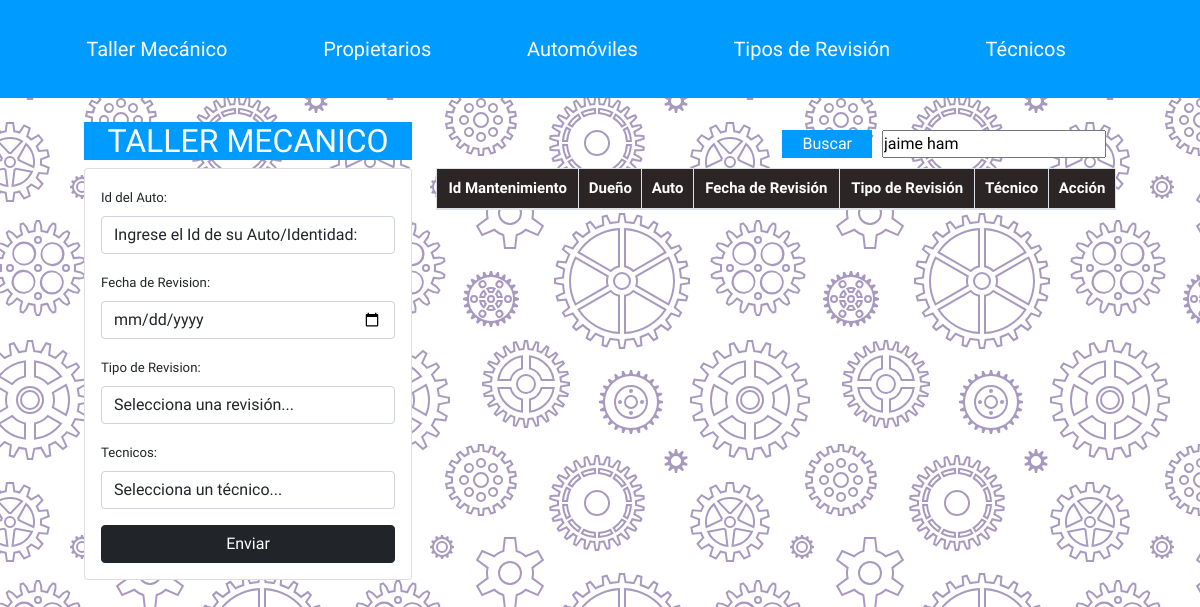
Before: /taller_mecanico/buscar_index.php?busqueda=Jaime Ham with the older database file.
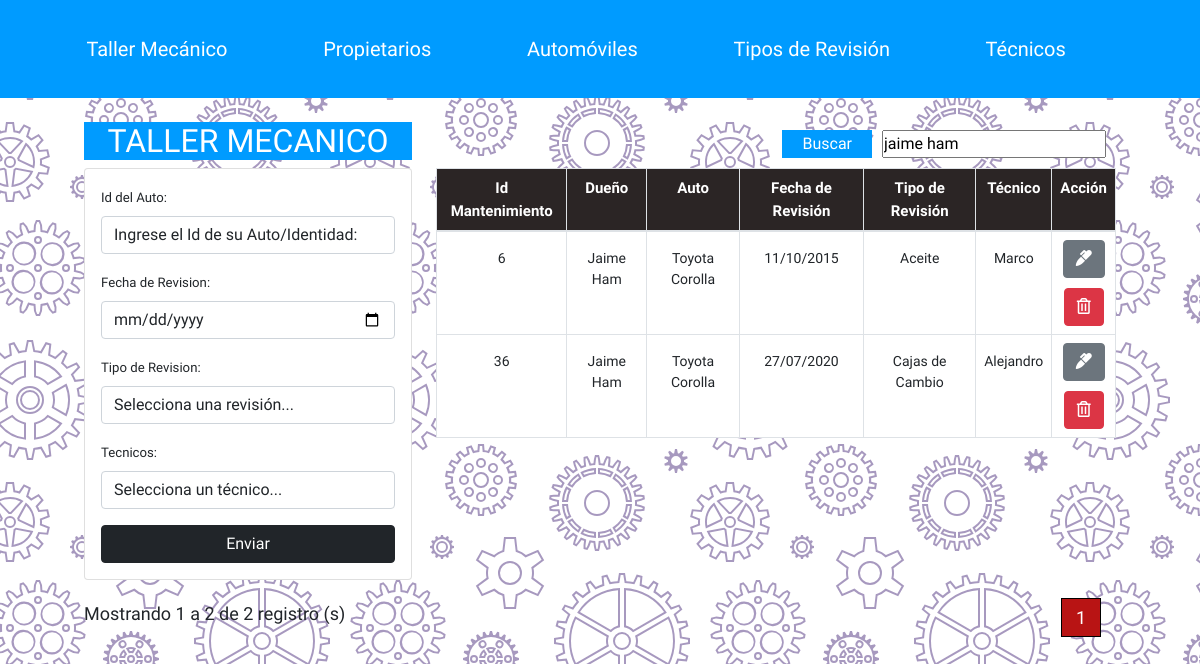
After: the same page with the newer database file.
### tables this page shows
CREATE TABLE IF NOT EXISTS `mantenimiento` (
  `IdMantenimiento` int(11) NOT NULL AUTO_INCREMENT,
  `IdAuto` int(11) NOT NULL,
  `Fecha_Revision` date NOT NULL,
  `IdTipo_Revision` int(11) NOT NULL,
  `IdTecnico` int(11) NOT NULL,
  PRIMARY KEY (`IdMantenimiento`),
  KEY `FK_mantenimiento_auto_ID_idx` (`IdAuto`),
  KEY `FK_mantenimiento_tipoRevision_ID_idx` (`IdTipo_Revision`),
  KEY `FK_mantenimiento_tecnico_ID_idx` (`IdTecnico`)
);

CREATE TABLE IF NOT EXISTS `propietarios` (
  `Identidad` int(11) NOT NULL,
  `Nombre_Propietario` varchar(255) NOT NULL,
  PRIMARY KEY (`Identidad`)
);

CREATE TABLE IF NOT EXISTS `automoviles` (
  `IdAuto` int(11) NOT NULL AUTO_INCREMENT,
  `Identidad` int(20) NOT NULL,
  `Marca` varchar(100) NOT NULL,
  `Modelo` varchar(100) NOT NULL,
  `Anio` int(4) NOT NULL,
  PRIMARY KEY (`IdAuto`),
  KEY `FK_auto_propietario_ID_idx` (`Identidad`)
);

CREATE TABLE IF NOT EXISTS `tipo_revision` (
  `IdTipo_Revision` int(11) NOT NULL AUTO_INCREMENT,
  `Tipo_Revision` varchar(100) NOT NULL,
  PRIMARY KEY (`IdTipo_Revision`)
);

CREATE TABLE IF NOT EXISTS `tecnicos` (
  `IdTecnico` int(11) NOT NULL AUTO_INCREMENT,
  `Nombre_Tecnico` varchar(100) NOT NULL,
  PRIMARY KEY (`IdTecnico`)
);

### taller_mecanico/buscar_index.php (the view, shortened to what the changed rows need)
<?php include("db.php")?>
<?php include("Includes/header.php")?>
<div class="container p-4">
<div class="row">
        <div class="col-md-4"><div class="titulo">
        <CENTER><H2 class = "letras">TALLER MECANICO</H2></CENTER></div>
        </div>
        <div class="col-md-8">
        <?php $busqueda = strtolower($_REQUEST['busqueda']);
        ?>
            <table id = "Paginar" class = "table table-bordered">
                <thead>
                    <tr>
                        <th>Id Mantenimiento</th>
                        <th>Dueño</th>
                        <th>Auto</th>
                        <th>Fecha de Revisi&oacute;n</th>
                        <th>Tipo de Revisi&oacute;n</th>
                        <th>T&eacute;cnico</th>
                        <th>Acci&oacute;n</th>
                    </tr>
                </thead>
                <?php
                $sql_registe = mysqli_query($conn,"SELECT COUNT( * ) AS total_registro
                FROM mantenimiento
                INNER JOIN automoviles ON mantenimiento.IdAuto = automoviles.IdAuto
                INNER JOIN tecnicos ON mantenimiento.IdTecnico = tecnicos.IdTecnico
                INNER JOIN tipo_revision ON mantenimiento.IdTipo_Revision = tipo_revision.IdTipo_Revision
                INNER JOIN propietarios ON automoviles.Identidad = propietarios.Identidad
                    Where(
                        Nombre_Propietario Like '%$busqueda%' OR
                        Marca Like '%$busqueda%' OR
                        Tipo_Revision Like '%$busqueda%' OR
                        Nombre_Tecnico Like '%$busqueda%' OR
                        Fecha_Revision Like '%$busqueda%' Or
                        automoviles.Identidad Like '%$busqueda%'
                    )");
                $result_register = mysqli_fetch_array($sql_registe);
                $total_registro = $result_register['total_registro'];
                $por_Pagina = 10;
                if(empty($_GET['pagina'])){
                    $pagina = 1;
                }else{
                    $pagina = $_GET['pagina'];
                }
                $desde = ($pagina-1) * $por_Pagina;
                $total_paginas = ceil($total_registro / $por_Pagina);
                ?>
                <tbody>
                    <?php
                    $query = "SELECT *
                    FROM mantenimiento
                    INNER JOIN automoviles ON mantenimiento.IdAuto = automoviles.IdAuto
                    INNER JOIN tecnicos ON mantenimiento.IdTecnico = tecnicos.IdTecnico
                    INNER JOIN tipo_revision ON mantenimiento.IdTipo_Revision = tipo_revision.IdTipo_Revision
                    INNER JOIN propietarios ON automoviles.Identidad = propietarios.Identidad
                    Where(
                        Nombre_Propietario Like '%$busqueda%' OR
                        Marca Like '%$busqueda%' OR
                        Tipo_Revision Like '%$busqueda%' OR
                        Nombre_Tecnico Like '%$busqueda%' OR
                        Fecha_Revision Like '%$busqueda%'Or
                        automoviles.Identidad Like '%$busqueda%'
                    )ORDER BY IdMantenimiento ASC
                    LIMIT $desde,$por_Pagina";
                    $result_taller = mysqli_query($conn,$query);
                    while($row = mysqli_fetch_array($result_taller)){
                        $idMante = $row['IdTecnico'];
                        $conTec = "SELECT * FROM tecnicos where IdTecnico = $idMante";
                        $EnvConTec = mysqli_query($conn,$conTec);
                        $Tec = mysqli_fetch_array($EnvConTec);
                        $idTipRev = $row['IdTipo_Revision'];
                        $conTipRev = "SELECT * FROM tipo_revision where IdTipo_Revision = $idTipRev";
                        $EnvConTipRev = mysqli_query($conn,$conTipRev);
                        $Nom = mysqli_fetch_array($EnvConTipRev);
                        $idTipAuto = $row['IdAuto'];
                        $conIdAuto = "SELECT * from automoviles where IdAuto = $idTipAuto";
                        $EnvConIdAuto = mysqli_query($conn,$conIdAuto);
                        $IdProp = mysqli_fetch_array($EnvConIdAuto);
                        $identidad = $IdProp['Identidad'];
                        $conProp = "SELECT * FROM propietarios where Identidad = $identidad";
                        $EnvConProp = mysqli_query($conn,$conProp);
                        $NomProp = mysqli_fetch_array($EnvConProp);
                        $conAuto = "SELECT * from automoviles where IdAuto = $idTipAuto";
                        $EnvConAuto = mysqli_query($conn,$conAuto);
                        $conMarcaModelo = mysqli_fetch_array($EnvConAuto);
                        $Mante = $row['IdMantenimiento'];
                        $ConsulFecha = "SELECT DATE_FORMAT(Fecha_Revision,'%d/%m/%Y') as Fecha from mantenimiento where IdMantenimiento = $Mante";
                        $EnvConFecha = mysqli_query($conn,$ConsulFecha);
                        $convertida = mysqli_fetch_array($EnvConFecha);
                        ?>
                        <div class="alinear">
                        <tr>
                            <td><?php echo $row['IdMantenimiento'] ?></td>
                            <td><?php echo $NomProp['Nombre_Propietario']?></td>
                            <td><?php echo $conMarcaModelo['Marca'], " ",$conMarcaModelo['Modelo']?></td>
                            <td><?php echo $convertida['Fecha'] ?></td>
                            <td><?php echo $Nom['Tipo_Revision'] ?></td>
                            <td><?php echo $Tec['Nombre_Tecnico'] ?></td>
                            <td><div class="enlace">
                                <a href="edit.php?id_Edit_Index=<?php echo $row['IdMantenimiento']?>" class = "btn btn-secondary">
                                    <i class = "fas fa-marker"></i>
                                </a></div>
                                <a href="delete_register.php?id_Del_Index=<?php echo $row['IdMantenimiento']?>" class = "btn btn-danger">
                                    <i class = "far fa-trash-alt"></i>
                                </a>
                            </td>
                        </tr>
                        </div>
                   <?php }?>
                </tbody>
            </table>
        </div>
    </div>
    <?php
$primera = $pagina -($pagina % 5) +1;
$ultima = $primera +4 > $total_paginas ? $total_paginas : $primera + 4;
?>
<?php if($total_registro != 0){?>
    <div class="TotalRegistro">
        Mostrando <?php echo $desde+1;?> a <?php if($desde+$por_Pagina <= $total_registro){
    echo $desde + $por_Pagina;}else{ echo $total_registro;}?> de <?php echo $total_registro;?> registro (s)</div>
<div class="paginador">
            <ul>
                <?php
                for($i = $primera; $i <= $ultima; $i++){
                    if($i == $pagina){
                        echo '<li class= "PageSelected">'.$i.'</li>';
                    }else{
                        echo '<li> <a href = "?pagina='.$i.'&busqueda='.$busqueda.'">'.$i.'</a></li>';
                    }
                }
                ?>
            </ul>
        </div>
        <?php }?>
</div>
<?php include("Includes/footer.php");?>

Changed rows visible on the page:
added mantenimiento: IdMantenimiento "6", propietarios.Nombre_Propietario "Jaime Ham", IdAuto.Marca "Toyota", IdAuto.Modelo "Corolla", Fecha "11/10/2015", IdTipo_Revision.Tipo_Revision "Aceite", IdTecnico.Nombre_Tecnico "Marco"
added mantenimiento: IdMantenimiento "36", propietarios.Nombre_Propietario "Jaime Ham", IdAuto.Marca "Toyota", IdAuto.Modelo "Corolla", Fecha "27/07/2020", IdTipo_Revision.Tipo_Revision "Cajas de Cambio", IdTecnico.Nombre_Tecnico "Alejandro"
Other visible differences:
$desde+1: (not shown) → "1"
$total_registro: (not shown) → "2"
text now shown: "Mostrando a de registro (s)"
new list line: "1"
